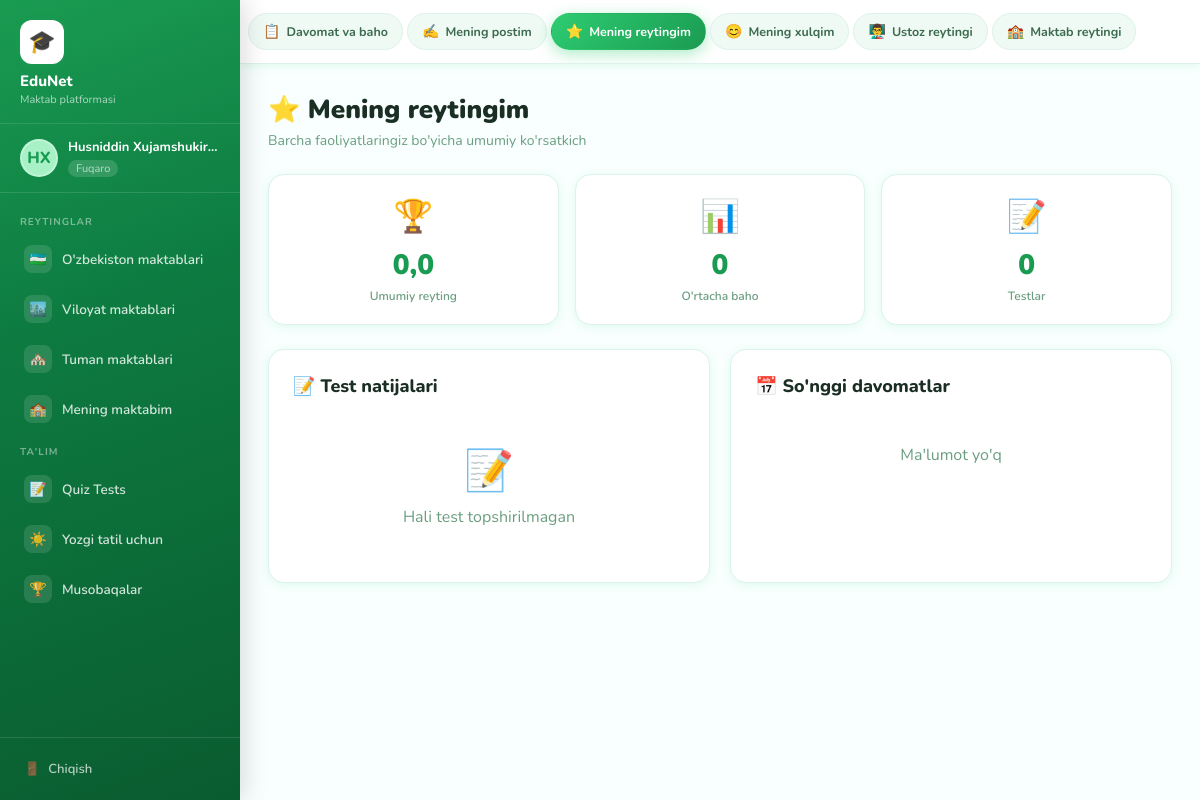
Page /reyting/ (signed in) on the committed database.
### accounts/models.py (models this page shows, shortened)
class CustomUser(AbstractUser):
    rol = models.CharField(max_length=20, choices=ROL_CHOICES, default='oquvchi')
    viloyat = models.CharField(max_length=50, choices=VILOYATLAR, blank=True)
    tuman = models.CharField(max_length=100, blank=True)
    maktab_raqam = models.CharField(max_length=20, blank=True)
    sinf = models.IntegerField(null=True, blank=True)
    avatar = models.ImageField(upload_to='avatars/', blank=True, null=True)
    reyting = models.FloatField(default=0.0)
    created_at = models.DateTimeField(auto_now_add=True)

### main/views.py (the view)
# urls.py: path('reyting/', views.mening_reytingim, name='mening_reytingim'),
@login_required
def mening_reytingim(request):
    user = request.user
    test_natijalari = TestNatija.objects.filter(oquvchi=user).order_by('-vaqt')[:10]
    davomatlar = Davomat.objects.filter(oquvchi=user).order_by('-sana')[:20]
    avg_baho = davomatlar.aggregate(Avg('baho'))['baho__avg'] or 0
    context = {
        'test_natijalari': test_natijalari,
        'davomatlar': davomatlar,
        'avg_baho': round(avg_baho, 1),
        'reyting': user.reyting,
    }
    return render(request, 'main/mening_reytingim.html', context)

### templates/main/mening_reytingim.html (shortened to what this page needs)
{% extends 'dashboard_base.html' %}
{% block content %}
<div class="page-header">
  <h1>⭐ Mening reytingim</h1>
  <p>Barcha faoliyatlaringiz bo'yicha umumiy ko'rsatkich</p>
</div>
<div class="stats-grid">
  <div class="stat-card">
    <div class="stat-icon">🏆</div>
    <div class="stat-value">{{ reyting|floatformat:1 }}</div>
    <div class="stat-label">Umumiy reyting</div>
  </div>
  <div class="stat-card">
    <div class="stat-icon">📊</div>
    <div class="stat-value">{{ avg_baho }}</div>
    <div class="stat-label">O'rtacha baho</div>
  </div>
  <div class="stat-card">
    <div class="stat-icon">📝</div>
    <div class="stat-value">{{ test_natijalari.count }}</div>
    <div class="stat-label">Testlar</div>
  </div>
</div>
<div class="two-col">
  <div class="card">
    <div class="card-title" style="margin-bottom:16px">📝 Test natijalari</div>
    {% if test_natijalari %}
    <table class="reyting-table">
      <thead><tr><th>Fan</th><th>Mavzu</th><th>Ball</th></tr></thead>
      <tbody>
        {% for t in test_natijalari %}
        <tr>
          <td>{{ t.fan }}</td>
          <td>{{ t.mavzu }}</td>
          <td><span class="badge {% if t.foiz >= 80 %}badge-green{% elif t.foiz >= 60 %}badge-blue{% else %}badge-orange{% endif %}">{{ t.ball }}/{{ t.max_ball }}</span></td>
        </tr>
        {% endfor %}
      </tbody>
    </table>
    {% else %}
    <div style="text-align:center;padding:30px;color:#6b9e80">
      <div style="font-size:40px;margin-bottom:8px">📝</div>
      <p>Hali test topshirilmagan</p>
    </div>
    {% endif %}
  </div>
  <div class="card">
    <div class="card-title" style="margin-bottom:16px">📅 So'nggi davomatlar</div>
    {% if davomatlar %}
    <table class="reyting-table">
      <thead><tr><th>Sana</th><th>Fan</th><th>Baho</th></tr></thead>
      <tbody>
        {% for d in davomatlar|slice:":8" %}
        <tr>
          <td>{{ d.sana }}</td>
          <td>{{ d.fan }}</td>
          <td>{% if d.baho %}<strong>{{ d.baho }}</strong>{% else %}—{% endif %}</td>
        </tr>
        {% endfor %}
      </tbody>
    </table>
    {% else %}
    <div style="text-align:center;padding:30px;color:#6b9e80">Ma'lumot yo'q</div>
    {% endif %}
  </div>
</div>
{% endblock %}

### templates/dashboard_base.html
{% extends 'base.html' %}
{% load static %}
{% block body %}
<div class="app-layout">
  <aside class="sidebar">
    <div class="sidebar-logo">
      <div class="logo-icon">🎓</div>
      <h2>EduNet</h2>
      <p>Maktab platformasi</p>
    </div>
    <div class="sidebar-user">
      <div class="avatar">{{ request.user.first_name|first|upper }}{{ request.user.last_name|first|upper }}</div>
      <div class="user-info">
        <div class="name">{{ request.user.get_full_name|default:request.user.username }}</div>
        <span class="rol">{{ request.user.get_rol_display }}</span>
      </div>
    </div>
    <nav class="sidebar-nav">
      <div class="nav-label">Reytinglar</div>
      <a href="{% url 'uzbekiston_maktablari' %}" class="{% if request.resolver_match.url_name == 'uzbekiston_maktablari' %}active{% endif %}">
        <span class="nav-icon">🇺🇿</span> O'zbekiston maktablari
      </a>
      <a href="{% url 'viloyat_maktablari' %}" class="{% if request.resolver_match.url_name == 'viloyat_maktablari' %}active{% endif %}">
        <span class="nav-icon">🏙️</span> Viloyat maktablari
      </a>
      <a href="{% url 'tuman_maktablari' %}" class="{% if request.resolver_match.url_name == 'tuman_maktablari' %}active{% endif %}">
        <span class="nav-icon">🏘️</span> Tuman maktablari
      </a>
      <a href="{% url 'mening_maktabim' %}" class="{% if request.resolver_match.url_name == 'mening_maktabim' %}active{% endif %}">
        <span class="nav-icon">🏫</span> Mening maktabim
      </a>
      <div class="nav-label">Ta'lim</div>
      <a href="{% url 'quiz_tests' %}" class="{% if request.resolver_match.url_name == 'quiz_tests' %}active{% endif %}">
        <span class="nav-icon">📝</span> Quiz Tests
      </a>
      <a href="{% url 'yozgi_tatil' %}" class="{% if request.resolver_match.url_name == 'yozgi_tatil' %}active{% endif %}">
        <span class="nav-icon">☀️</span> Yozgi tatil uchun
      </a>
      <a href="{% url 'musobaqalar' %}" class="{% if request.resolver_match.url_name == 'musobaqalar' %}active{% endif %}">
        <span class="nav-icon">🏆</span> Musobaqalar
      </a>
    </nav>
    <div class="sidebar-bottom">
      <a href="{% url 'logout' %}">
        <span>🚪</span> Chiqish
      </a>
    </div>
  </aside>
  <div class="main-wrapper">
    <header class="topbar">
      <a href="{% url 'davomat_baho' %}" class="top-btn {% if request.resolver_match.url_name == 'davomat_baho' %}active{% endif %}">
        <span class="btn-icon">📋</span> Davomat va baho
      </a>
      <a href="{% url 'mening_postim' %}" class="top-btn {% if request.resolver_match.url_name == 'mening_postim' %}active{% endif %}">
        <span class="btn-icon">✍️</span> Mening postim
      </a>
      <a href="{% url 'mening_reytingim' %}" class="top-btn {% if request.resolver_match.url_name == 'mening_reytingim' %}active{% endif %}">
        <span class="btn-icon">⭐</span> Mening reytingim
      </a>
      <a href="{% url 'mening_xulqim' %}" class="top-btn {% if request.resolver_match.url_name == 'mening_xulqim' %}active{% endif %}">
        <span class="btn-icon">😊</span> Mening xulqim
      </a>
      <a href="{% url 'ustoz_reytingi' %}" class="top-btn {% if request.resolver_match.url_name == 'ustoz_reytingi' %}active{% endif %}">
        <span class="btn-icon">👨‍🏫</span> Ustoz reytingi
      </a>
      <a href="{% url 'maktab_reytingi' %}" class="top-btn {% if request.resolver_match.url_name == 'maktab_reytingi' %}active{% endif %}">
        <span class="btn-icon">🏫</span> Maktab reytingi
      </a>
    </header>
    <main class="page-content">
      {% block content %}{% endblock %}
    </main>
  </div>
</div>
{% endblock %}

### rows in the picture
CustomUser: user.first_name|first "H", user.last_name|first "X", user.get_full_name "Husniddin Xujamshukir…", user.rol "Fuqaro", reyting "0,0"

### other values in the picture
{{ avg_baho }} "0"
{{ test_natijalari.count }} "0"
